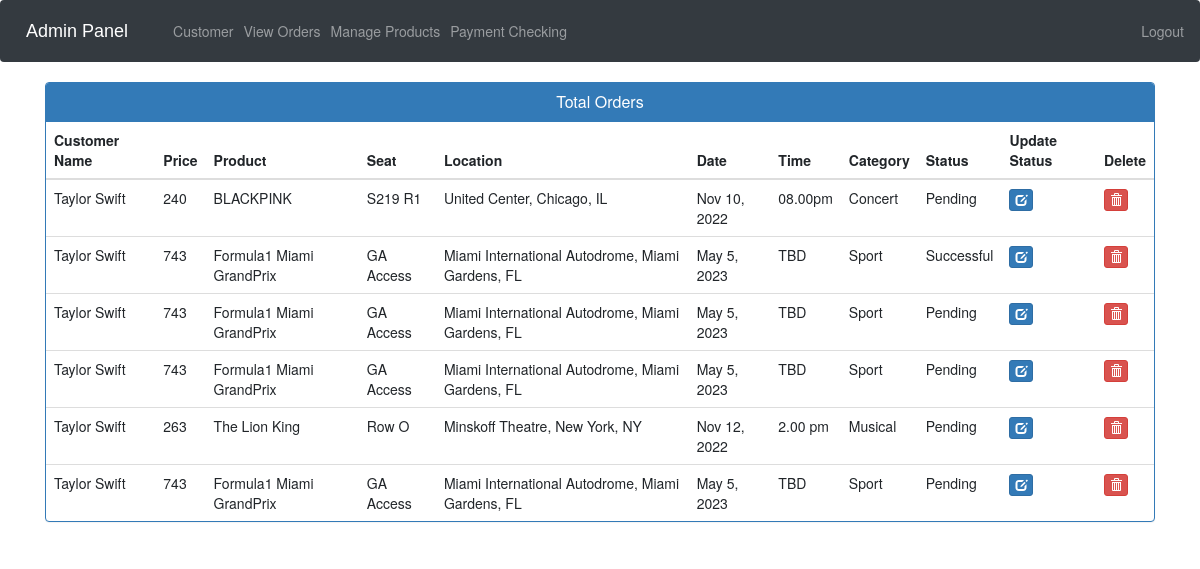
Screenshot of /admin-view-booking (signed in) with the database file from the repository.
### users/models.py (models this page shows, shortened)
class Customer(models.Model):
    user=models.OneToOneField(User,on_delete=models.CASCADE)
    mobile = models.CharField(max_length=20,null=False)
    @property
    def get_name(self):
        return self.user.first_name+" "+self.user.last_name

class Product(models.Model):
    CATEGORY =(
        ('Concert', 'Concert'),
        ('Musical', 'Musical'),
        ('Sport', 'Sport'),
        ('Other', 'Other')
    )
    STATUS=(
        ('Available', 'Available'),
        ('Sold', 'Sold')
    )
    user = models.ForeignKey(User, null=True, on_delete= models.SET_NULL)
    name=models.CharField(max_length=40)
    product_image= models.ImageField(upload_to='product_image/',null=True,blank=True)
    price = models.PositiveIntegerField()
    description=models.CharField(max_length=40)
    seat=models.CharField(max_length=20, null=True)
    location=models.CharField(max_length=64, null=True)
    date=models.CharField(max_length=40, null=True)
    time=models.CharField(max_length=12, null=True)
    category=models.CharField(max_length=50,null=True,choices=CATEGORY)
    status=models.CharField(max_length=50,null=True,choices=STATUS, default='Available')

class Orders(models.Model):
    STATUS =(
        ('Pending','Pending'),
        ('Successful','Successful'),
    )
    customer=models.ForeignKey('Customer', on_delete=models.CASCADE,null=True)
    product=models.ForeignKey('Product',on_delete=models.CASCADE,null=True)
    email = models.CharField(max_length=50,null=True)
    address = models.CharField(max_length=500,null=True)
    mobile = models.CharField(max_length=20,null=True)
    order_date= models.DateField(auto_now_add=True,null=True)
    status=models.CharField(max_length=50,null=True,choices=STATUS)

### users/views.py (the view)
# urls.py: path('admin-view-booking', views.admin_view_booking_view,name='admin-view-booking'),
@login_required(login_url='adminlogin')
def admin_view_booking_view(request):
    orders=models.Orders.objects.all()
    ordered_products=[]
    ordered_bys=[]
    for order in orders:
        ordered_product=models.Product.objects.all().filter(id=order.product.id)
        ordered_by=models.Customer.objects.all().filter(id = order.customer.id)
        ordered_products.append(ordered_product)
        ordered_bys.append(ordered_by)
    return render(request,'users/admin_view_booking.html',{'data':zip(ordered_products,ordered_bys,orders)})

### users/templates/users/admin_view_booking.html (shortened to what this page needs)
{% extends 'users/admin_base.html' %}
{% load static %}
{% block content %}
<head>
  <link href="//netdna.bootstrapcdn.com/bootstrap/3.0.0/css/bootstrap.min.css" rel="stylesheet" id="bootstrap-css">
</head>
<div class="container">
  <div class="panel panel-primary">
    <div class="panel-heading">
      <h6 class="panel-title">Total Orders</h6>
    </div>
    <table class="table table-hover" id="dev-table">
      <thead>
        <tr>
          <th>Customer Name</th>
          <th>Price</th>
          <th>Product</th>
          <th>Seat</th>
          <th>Location</th>
          <th>Date</th>
          <th>Time</th>
          <th>Category</th>
          <th>Status</th>
          <th>Update Status</th>
          <th>Delete</th>
        </tr>
      </thead>
      {% for product,customer,order in data %}
      <tr>
        {% for c in customer %}
        <td> {{c.get_name}}</td>
        {% endfor %}
        {% for p in product %}
        <td> {{p.price}}</td>
        <td> {{p.name}}</td>
        <td> {{p.seat}}</td>
        <td> {{p.location}}</td>
        <td> {{p.date}}</td>
        <td> {{p.time}}</td>
        <td> {{p.category}}</td>
        <td>{{order.status}}</td>
        <td><a class="btn btn-primary btn-xs" href="{% url 'update-order' order.id  %}"><span class="glyphicon glyphicon-edit"></span></a></td>
        <td><a class="btn btn-danger btn-xs" href="{% url 'delete-order' order.id  %}"><span class="glyphicon glyphicon-trash"></span></a></td>
        {% endfor %}
      </tr>
      {% endfor %}
    </table>
  </div>
</div>
{% endblock content %}

### users/templates/users/admin_base.html (style rules this page uses)
body,h1,h2,h3,h4,h5,h6 { font-family: "Raleway", sans-serif }

### users/templates/users/admin_view_booking.html (style rules this page uses)
a:link { text-decoration: none; }
h6 { text-align: center; }

### rows the page displays
Orders: status "Pending"
Customer: get_name "Taylor Swift"
Product: price "240", name "BLACKPINK", seat "S219 R1", location "United Center, Chicago, IL", date "Nov 10, 2022", time "08.00pm", category "Concert"
Orders: status "Successful"
Product: price "743", name "Formula1 Miami GrandPrix", seat "GA Access", location "Miami International Autodrome, Miami Gardens, FL", date "May 5, 2023", time "TBD", category "Sport"
Orders: status "Pending"
Customer: get_name "Taylor Swift"
Orders: status "Pending"
Orders: status "Pending"
Product: price "263", name "The Lion King", seat "Row O", location "Minskoff Theatre, New York, NY", date "Nov 12, 2022", time "2.00 pm", category "Musical"
Orders: status "Pending"
